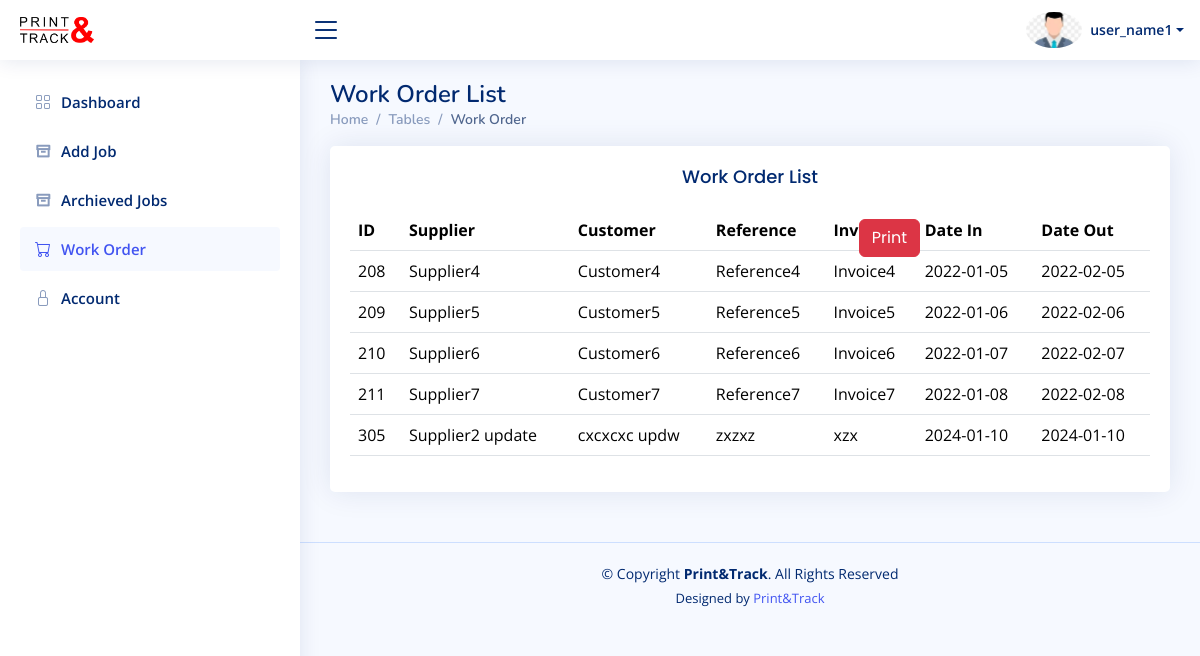
Before: /user/workorder.php (signed in) with the older database file.
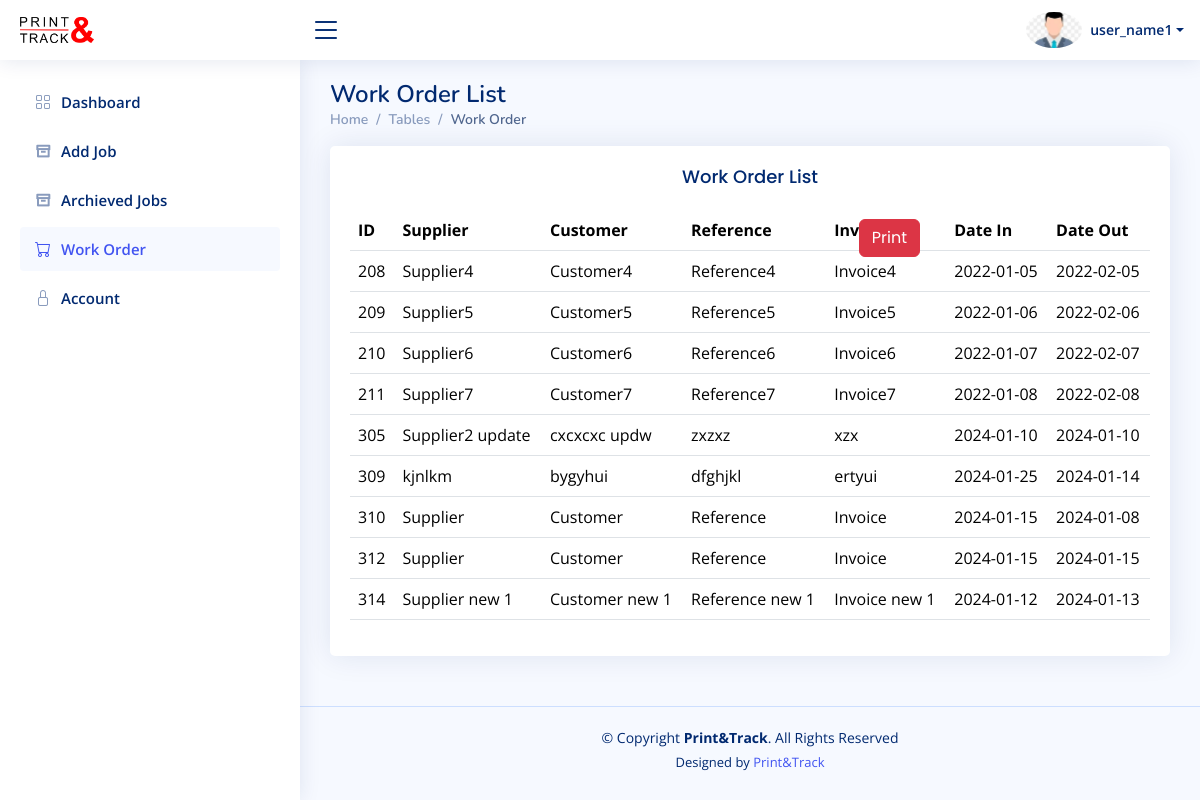
After: the same page with the newer database file.
### tables this page shows
CREATE TABLE `jobs` (
  `job_id` int(11) NOT NULL,
  `user_id` int(11) NOT NULL,
  `supplier` varchar(255) DEFAULT NULL,
  `customer` varchar(255) DEFAULT NULL,
  `reference` varchar(255) DEFAULT NULL,
  `invoice` varchar(255) DEFAULT NULL,
  `date_in` date DEFAULT NULL,
  `date_out` date DEFAULT NULL,
  `archived` tinyint(1) DEFAULT 0,
  `notes` varchar(600) NOT NULL,
  `consignment` varchar(600) NOT NULL
);

### user/workorder.php (the view, shortened to what this page needs)
<?php
  $page="workorder";
?>
<!DOCTYPE html>
<html lang="en">
<head>
  <link href="../assets/vendor/bootstrap/css/bootstrap.min.css" rel="stylesheet">
  <link href="../assets/vendor/bootstrap-icons/bootstrap-icons.css" rel="stylesheet">
  <link href="../assets/vendor/boxicons/css/boxicons.min.css" rel="stylesheet">
  <link href="../assets/vendor/quill/quill.snow.css" rel="stylesheet">
  <link href="../assets/vendor/quill/quill.bubble.css" rel="stylesheet">
  <link href="../assets/vendor/remixicon/remixicon.css" rel="stylesheet">
  <link href="../assets/vendor/simple-datatables/style.css" rel="stylesheet">
  <link href="../assets/css/style.css" rel="stylesheet">
</head>
<body>
  <?php include('header.php') ?>
  <?php include('sidebar.php') ?>
  <main id="main" class="main">
    <div class="pagetitle">
      <h1>Work Order List</h1>
      <nav>
        <ol class="breadcrumb">
          <li class="breadcrumb-item"><a href="dashboard.php">Home</a></li>
          <li class="breadcrumb-item">Tables</li>
          <li class="breadcrumb-item active">Work Order</li>
        </ol>
      </nav>
    </div>
    <section class="section">
      <div class="row">
        <div class="col-lg-12">
          <div class="card">
            <div class="card-body">
              <h5 class="card-title text-center">Work Order List <button onclick="printPage()" class="btn btn-danger button-left"><i class="bi bi-print"></i> Print</button></h5>
              <table class="table datatable" id="projects">
                <thead>
                  <tr>
                    <th>ID</th>
                    <th>Supplier</th>
                    <th>Customer</th>
                    <th>Reference</th>
                    <th>Invoice</th>
                    <th>Date In</th>
                    <th>Date Out</th>
                  </tr>
                </thead>
                <tbody>
                <?php
                  include '../includes/db.php';
                  $user_id = $_SESSION['user_id'];
                  $sql = "SELECT * FROM jobs WHERE date_out <= NOW() AND user_id = $user_id";
                  $result = $conn->query($sql);
                  if ($result->num_rows > 0) {
                      $rows = $result->fetch_all(MYSQLI_ASSOC);
                      foreach ($rows as $row):
                      ?>
                      <tr>
                        <td><?php echo $row['job_id']; ?></td>
                        <td><?php echo $row['supplier']; ?></td>
                        <td><?php echo $row['customer']; ?></td>
                        <td><?php echo $row['reference']; ?></td>
                        <td><?php echo $row['invoice']; ?></td>
                        <td><?php echo $row['date_in']; ?></td>
                        <td><?php echo $row['date_out']; ?></td>
                      </tr>
                      <?php endforeach;
                  } else {
                      echo "No records found";
                  }
                ?>
                </tbody>
              </table>
            </div>
          </div>
        </div>
      </div>
    </section>
  </main>
  <?php include('footer.php') ?>
</body>
</html>

### user/header.php (shortened to what this page needs)
<header id="header" class="header fixed-top d-flex align-items-center">
<div class="d-flex align-items-center justify-content-between">
  <a href="dashboard.php" class="logo d-flex align-items-center">
    <img src="../assets/img/PrintAndTrack Logo FINAL.png" alt="">
  </a>
  <i class="bi bi-list toggle-sidebar-btn"></i>
</div>
<nav class="header-nav ms-auto">
  <ul class="d-flex align-items-center">
    <li class="nav-item dropdown pe-3">
      <a class="nav-link nav-profile d-flex align-items-center pe-0" href="#" data-bs-toggle="dropdown">
        <img src="../assets/img/profile.png" alt="Profile" class="rounded-circle">
        <span class="d-none d-md-block dropdown-toggle ps-2"><?php echo $_SESSION['username']; ?></span>
      </a>
    </li>
  </ul>
</nav>
</header>

### user/sidebar.php
<aside id="sidebar" class="sidebar">
<ul class="sidebar-nav" id="sidebar-nav">
  <li class="nav-item">
    <a class="nav-link <?php if ($page != 'dashboard') { echo 'collapsed'; } ?>" href="dashboard.php">
      <i class="bi bi-grid"></i>
      <span>Dashboard</span>
    </a>
  </li>
  <li class="nav-item">
    <a class="nav-link <?php if ($page != 'jobs') { echo 'collapsed'; } ?>" href="jobnew.php">
      <i class="ri ri-archive-line"></i>
      <span>Add Job</span>
    </a>
  </li>
  <li class="nav-item">
    <a class="nav-link <?php if ($page != 'archieved') { echo 'collapsed'; }?>" href="archieved_jobs.php">
      <i class="ri ri-archive-line"></i>
      <span>Archieved Jobs</span>
    </a>
  </li>
  <li class="nav-item">
    <a class="nav-link <?php if ($page != 'workorder') { echo 'collapsed'; } ?>" href="workorder.php">
      <i class="bi bi-cart"></i>
      <span>Work Order</span>
    </a>
  </li>
  <li class="nav-item">
    <a class="nav-link <?php if ($page != 'profile') { echo 'collapsed'; } ?>" href="profile.php">
      <i class="bi bi-lock"></i>
      <span>Account</span>
    </a>
  </li>
</ul>
</aside>

### user/footer.php
<footer id="footer" class="footer">
    <div class="copyright">
      &copy; Copyright <strong><span>Print&Track</span></strong>. All Rights Reserved
    </div>
    <div class="credits">
      Designed by <a href="">Print&Track</a>
    </div>
  </footer>

### assets/css/style.css (style rules this page uses)
:root { scroll-behavior: smooth; }
body { font-family: "Open Sans", sans-serif; background: #f6f9ff; color: #444444; }
a { color: #4154f1; text-decoration: none; }
h1, h2, h3, h4, h5, h6 { font-family: "Nunito", sans-serif; }
#main { margin-top: 60px; padding: 20px 30px; transition: all 0.3s; }
.pagetitle { margin-bottom: 10px; }
.pagetitle h1 { font-size: 24px; margin-bottom: 0; font-weight: 600; color: #012970; }
@media (min-width: 767px) { .card-title .button-left { top: 110px !important; } }
.card { margin-bottom: 30px; border: none; border-radius: 5px; box-shadow: 0px 0 30px rgba(1, 41, 112, 0.1); }
.card-title { padding: 20px 0 15px 0; font-size: 18px; font-weight: 500; color: #012970; font-family: "Poppins", sans-serif; }
.card-title .button-left { position: absolute; top: 73px !important; right: 250px; }
.card-body { padding: 0 20px 20px 20px; }
.breadcrumb { font-size: 14px; font-family: "Nunito", sans-serif; color: #899bbd; font-weight: 600; }
.breadcrumb a { color: #899bbd; transition: 0.3s; }
.breadcrumb .breadcrumb-item::before { color: #899bbd; }
.breadcrumb .active { color: #51678f; font-weight: 600; }
.logo { line-height: 1; }
@media (min-width: 1200px) { .logo { width: 280px; } }
.logo img { max-height: 26px; margin-right: 6px; }
.header { transition: all 0.5s; z-index: 997; height: 60px; box-shadow: 0px 2px 20px rgba(1, 41, 112, 0.1); background-color: #fff; padding-left: 20px; }
.header .toggle-sidebar-btn { font-size: 32px; padding-left: 10px; cursor: pointer; color: #012970; }
.header-nav ul { list-style: none; }
.header-nav>ul { margin: 0; padding: 0; }
.header-nav .nav-profile { color: #012970; }
.header-nav .nav-profile img { max-height: 36px; }
.header-nav .nav-profile span { font-size: 14px; font-weight: 600; }
.sidebar { position: fixed; top: 60px; left: 0; bottom: 0; width: 300px; z-index: 996; transition: all 0.3s; padding: 20px; overflow-y: auto; scrollbar-width: thin; scrollbar-color: #aab7cf transparent; box-shadow: 0px 0px 20px rgba(1, 41, 112, 0.1); background-color: #fff; }
@media (min-width: 1200px) { #main, #footer { margin-left: 300px; } }
.sidebar-nav { padding: 0; margin: 0; list-style: none; }
.sidebar-nav li { padding: 0; margin: 0; list-style: none; }
.sidebar-nav .nav-item { margin-bottom: 5px; }
.sidebar-nav .nav-link { display: flex; align-items: center; font-size: 15px; font-weight: 600; color: #4154f1; transition: 0.3; background: #f6f9ff; padding: 10px 15px; border-radius: 4px; }
.sidebar-nav .nav-link i { font-size: 16px; margin-right: 10px; color: #4154f1; }
.sidebar-nav .nav-link.collapsed { color: #012970; background: #fff; }
.sidebar-nav .nav-link.collapsed i { color: #899bbd; }
.footer { padding: 20px 0; font-size: 14px; transition: all 0.3s; border-top: 1px solid #cddfff; }
.footer .copyright { text-align: center; color: #012970; }
.footer .credits { padding-top: 5px; text-align: center; font-size: 13px; color: #012970; }

Changed rows visible on the page:
added jobs: job_id "309", supplier "kjnlkm", customer "bygyhui", reference "dfghjkl", invoice "ertyui", date_in "2024-01-25", date_out "2024-01-14"
added jobs: job_id "310", supplier "Supplier", customer "Customer", reference "Reference", invoice "Invoice", date_in "2024-01-15", date_out "2024-01-08"
added jobs: job_id "312", supplier "Supplier", customer "Customer", reference "Reference", invoice "Invoice", date_in "2024-01-15", date_out "2024-01-15"
added jobs: job_id "314", supplier "Supplier new 1", customer "Customer new 1", reference "Reference new 1", invoice "Invoice new 1", date_in "2024-01-12", date_out "2024-01-13"
